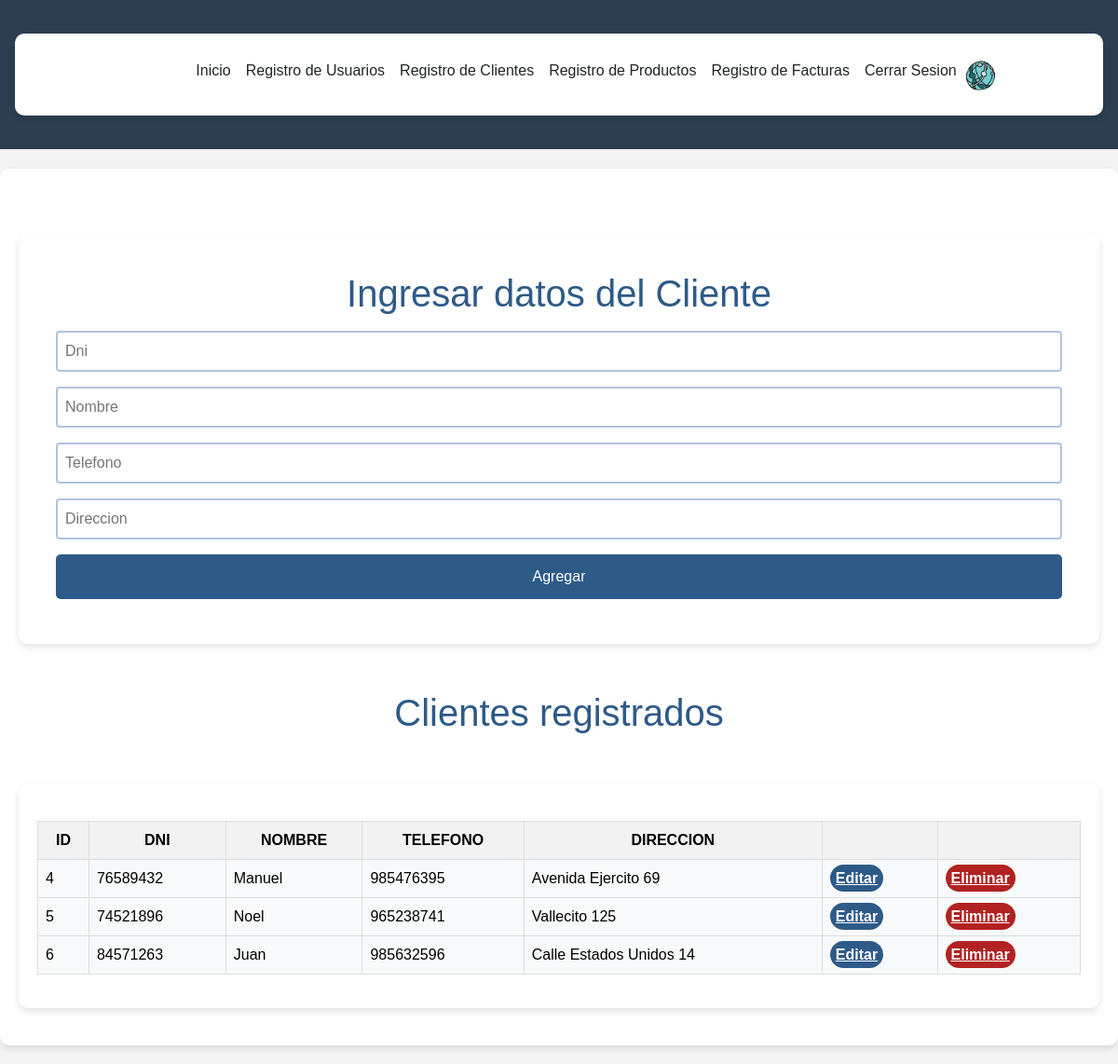
/Login_v18/registration-cliente.php, run on the app's committed database.
### tables this page shows
CREATE TABLE `cliente` (
  `idcliente` int(11) NOT NULL,
  `dni` int(8) DEFAULT NULL,
  `nombre` varchar(80) DEFAULT NULL,
  `telefono` int(11) DEFAULT NULL,
  `direccion` text DEFAULT NULL
);

### Login_v18/registration-cliente.php (the view, shortened to what this page needs)
<?php
include("conexion.php");
$sql = "SELECT * FROM cliente";
$query = mysqli_query($mysqli, $sql);
?>
<!DOCTYPE html>
<html lang="es">
<head>
    <link rel="stylesheet" type="text/css" href="style-home2.css?ts=<?= time() ?>" />
    </head>
<body>
    <div>
        <?php
        require_once "header.php";
        ?>
    </div>
    <div class="container">
        <div class="users-form">
            <form action="register-cliente.php" method="POST">
                <h1>Ingresar datos del Cliente</h1>
                <input type="text" placeholder="Dni" name="dni" required>
                <input type="text" placeholder="Nombre" name="nombre" required>
                <input type="text" placeholder="Telefono" name="telefono" required>
                <input type="text" placeholder="Direccion" name="direccion" required>
                <input type="submit" onclick="add()" value="Agregar">
            </form>
        </div>
        <h1>Clientes registrados</h1>
        <br>
        <div class="container">
            <div class="table-responsive">
                <table class="table table-light">
                    <div class="users-table">
                        <thead class="table-dark">
                            <tr>
                        <th>ID</th>
                        <th>DNI</th>
                        <th>NOMBRE</th>
                        <th>TELEFONO</th>
                        <th>DIRECCION</th>
                        <th></th>
                        <th></th>
                    </tr>
                </thead>
                <tbody>
                    <?php while ($row = mysqli_fetch_array($query)): ?>
                        <tr>
                            <td>
                                <?= $row['idcliente'] ?>
                            </td>
                            <td>
                                <?= $row['dni'] ?>
                            </td>
                            <td>
                                <?= $row['nombre'] ?>
                            </td>
                            <td>
                                <?= $row['telefono'] ?>
                            </td>
                            <td>
                                <?= $row['direccion'] ?>
                            </td>
                            <td><a href="update-cliente.php?id=<?= $row['idcliente'] ?>"
                                    class="users-table--edit">Editar</a></td>
                            <td><a onclick="del()" href="delete-cliente.php?id=<?= $row['idcliente'] ?>"
                                    class="users-table--delete">Eliminar</a></td>
                        </tr>
                    <?php endwhile; ?>
                </tbody>
            </table>
        </div>
    </div>
</html>

### Login_v18/style-home2.css (style rules this page uses)
body { background-color: #a79d9d; font-family: 'Arial', sans-serif; }
.container { background-color: #ffffff; padding: 20px; border-radius: 10px; box-shadow: 0 4px 8px rgba(0, 0, 0, 0.1); }
h1 { color: #2E5A88; font-weight: bold; }
table { width: 100%; border-collapse: collapse; margin-top: 20px; }
table, th, td { color: black; text-align: center; vertical-align: middle; }
th, td { padding: 8px 12px; text-align: left; }
th { background-color: #D3D3D3; }
.users-form form input[type=text], .users-form form input[type=text], .users-form form input[type=text] { padding: 8px; border: 2px solid #B0C4DE; border-radius: 4px; outline: none; transition: .3s; }
.users-form form input[type=submit] { background-color: #2E5A88; color: #ffffff; border: none; border-radius: 5px; padding: 12px 20px; cursor: pointer; transition: background-color 0.3s ease; }
.users-table--edit { background: #2E5A88; padding: 6px; color: #fff; text-align: center; font-weight: bold; border-radius: 20px; }
.users-table--delete { background: #B22222; padding: 6px; color: #fff; text-align: center; font-weight: bold; border-radius: 20px; }

### Login_v18/style-general.css (style rules this page uses)
* { box-sizing: border-box; margin: 0; padding: 0; }
html { font-family: 'Segoe UI', sans-serif; text-align: center; }
body { background-color: #8A2BE2; font-family: 'Roboto', sans-serif; color: #ffffff; margin: 0; padding: 0; }
.container { max-width: 1200px; margin: 20px auto; padding: 20px; }
.users-form { background-color: rgba(255, 255, 255, 0.1); padding: 40px; border-radius: 10px; box-shadow: 0 4px 8px rgba(0, 0, 0, 0.1); margin-top: 50px; margin-bottom: 50px; }
input[type="text"], input[type="password"], select { width: 100%; padding: 12px 20px; margin: 8px 0; display: inline-block; border: 1px solid #ccc; border-radius: 4px; box-sizing: border-box; }
input[type="submit"] { width: 100%; background-color: #4CAF50; color: white; padding: 14px 20px; margin: 8px 0; border: none; border-radius: 4px; cursor: pointer; }
.table-responsive { overflow-x: auto; }
.table { width: 100%; border-collapse: collapse; }
.table th, .table td { border: 1px solid #ddd; padding: 8px; }
.table th { background-color: #f2f2f2; }
body { font-family: 'Nunito', sans-serif; background-color: #f4f4f4; }

### Login_v18/registration-cliente.php (style rules this page uses)
body { background-color: #8A2BE2; font-family: 'Roboto', sans-serif; color: #ffffff; margin: 0; padding: 0; }
.container { max-width: 1200px; margin: 20px auto; padding: 20px; }
.users-form { background-color: rgba(255, 255, 255, 0.1); padding: 40px; border-radius: 10px; box-shadow: 0 4px 8px rgba(0, 0, 0, 0.1); margin-top: 50px; margin-bottom: 50px; }
input[type="text"], input[type="password"], select { width: 100%; padding: 12px 20px; margin: 8px 0; display: inline-block; border: 1px solid #ccc; border-radius: 4px; box-sizing: border-box; }
input[type="submit"] { width: 100%; background-color: #4CAF50; color: white; padding: 14px 20px; margin: 8px 0; border: none; border-radius: 4px; cursor: pointer; }
.table-responsive { overflow-x: auto; }
.table { width: 100%; border-collapse: collapse; }
.table th, .table td { border: 1px solid #ddd; padding: 8px; }
.table th { background-color: #f2f2f2; }

### data on the page
cliente: idcliente "4", dni "76589432", nombre "Manuel", telefono "985476395", direccion "Avenida Ejercito 69"
cliente: idcliente "5", dni "74521896", nombre "Noel", telefono "965238741", direccion "Vallecito 125"
cliente: idcliente "6", dni "84571263", nombre "Juan", telefono "985632596", direccion "Calle Estados Unidos 14"
